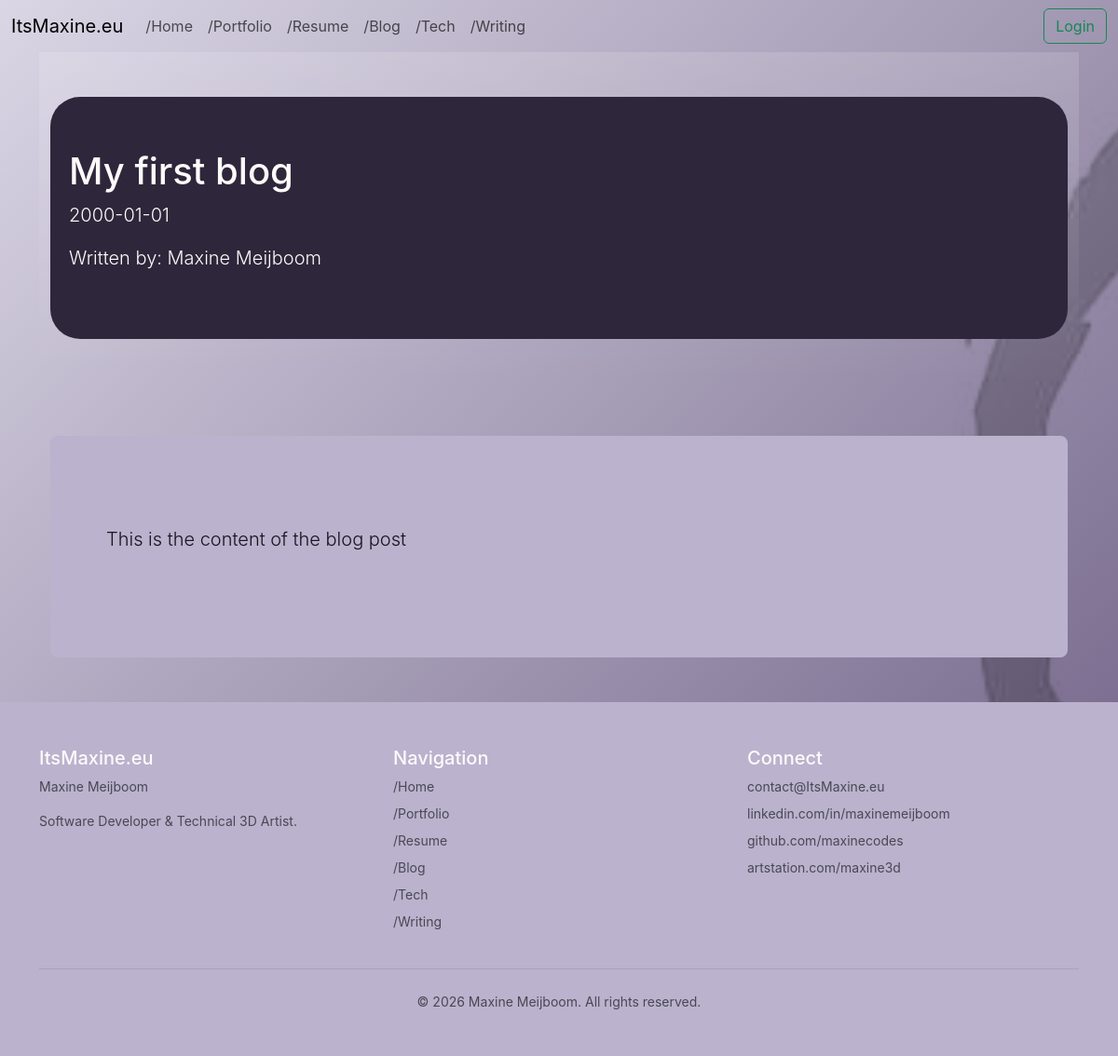
/blog/1, run on an earlier commit of the app's database.
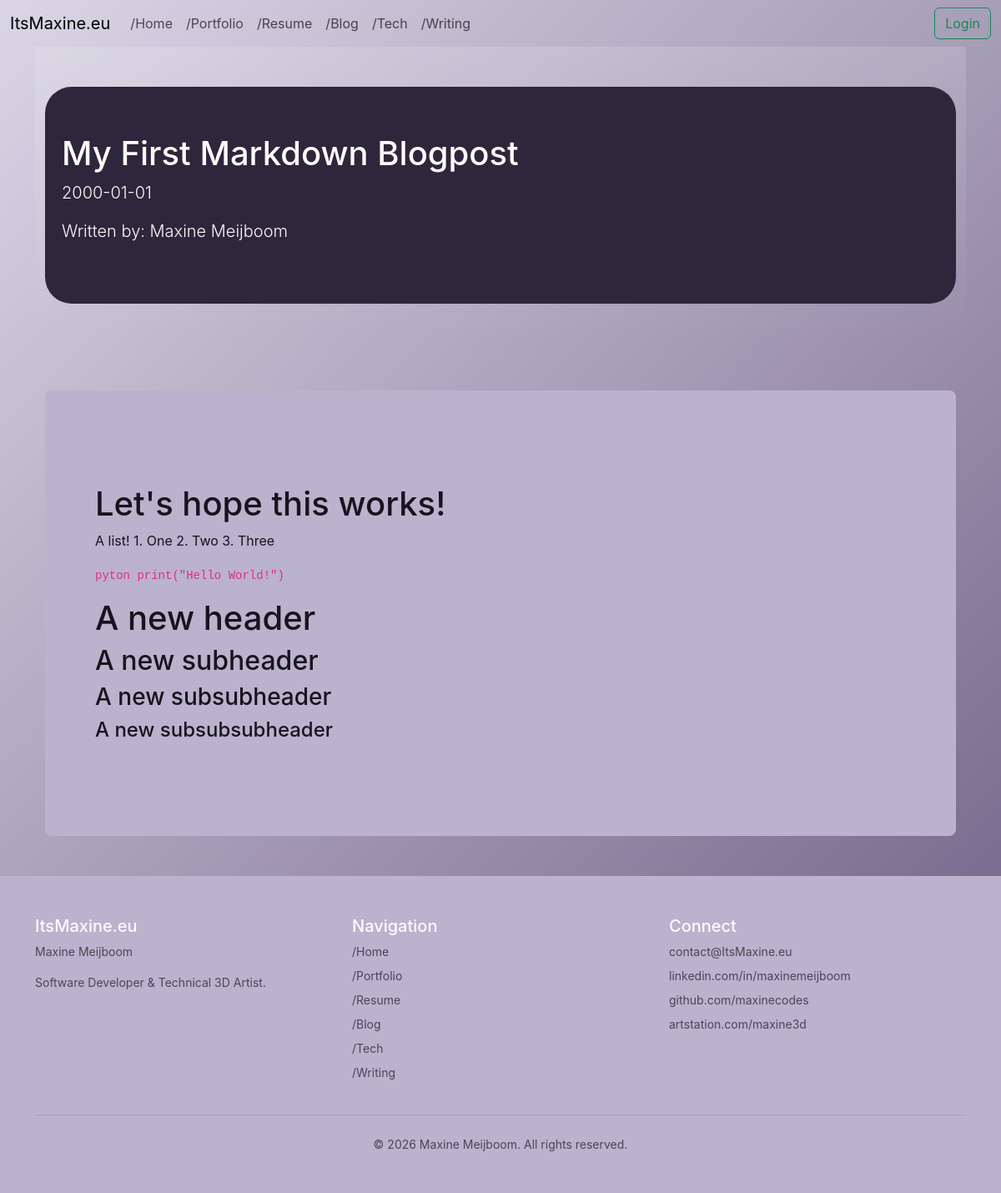
And on a later commit of the database.
### app.py (models this page shows, shortened)
class BlogPost(db.Model):
    __tablename__ = 'blog_posts'
    id = db.Column(db.Integer, primary_key=True)
    title = db.Column(db.Text)
    date = db.Column(db.Date)
    description = db.Column(db.Text)
    content = db.Column(db.Text) # markdown

### app.py (the view)
@app.route('/blog/<int:blog_id>')
def blog_post(blog_id):
    blog = BlogPost.query.get_or_404(blog_id)
    return render_template('blogPost.html', blog=blog)

### templates/blogPost.html (shortened to what this page needs)
{% extends "base.html" %}
{% block content %}
<section class="bg-gradient text-white py-5 mb-5">
    <div class="container">
        <div class="p-2 mb-2 bg-dark text-light rounded-5">
            <div class="container-fluid py-5">
                <h1 class="display-9">{{ blog.title }}</h1>
                <p class="lead">{{ blog.date }}</p>
                <p class="lead">Written by: Maxine Meijboom</p>
            </div>
        </div>
    </div>
</section>
<section class="container mb-5">
    <div class="p-5 mb-5 bg-light text-dark rounded-3">
        <div class="container-fluid py-5">
            <p class="lead">{{ blog.content|safe }}</p>
        </div>
    </div>
</section>
{% endblock %}

What changed in the data, as far as the page shows it:
changed BlogPost: title "My first blog" → "My First Markdown Blogpost"; content "This is the content of the blog post" → "Let's hope this works! A list! 1. One 2. Two 3. Three pyton print(\"Hello World!\") A new header A new subheader A new subsubheader A new subsubsubheader"
